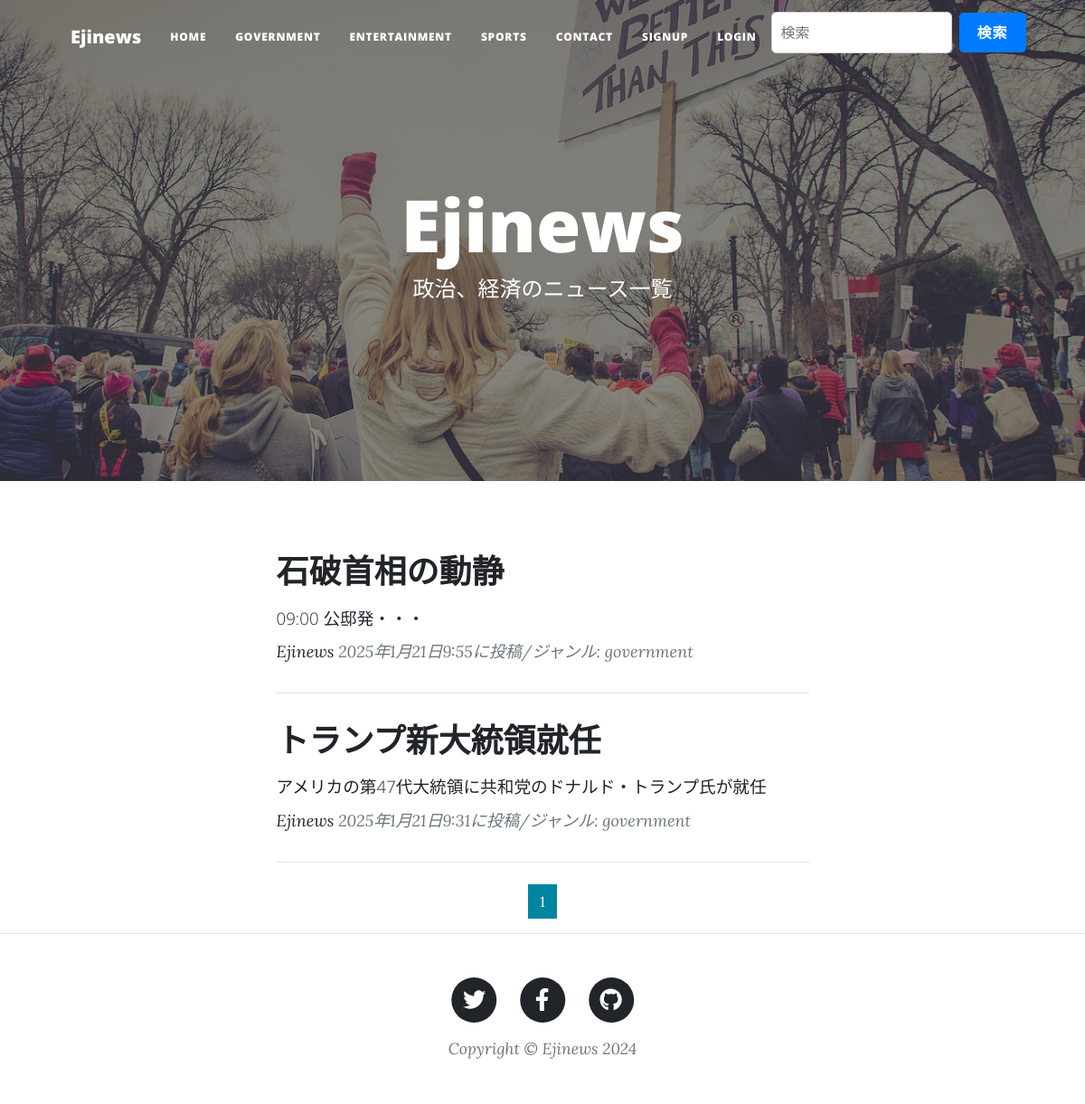
The app's page /government-list/ with its own data.
### Ejinews/models.py (models this page shows, shortened)
class AddNews(models.Model):
    CATEGORY = (('government','政治,経済'),
                ('entertainment','エンターテインメント'),
                ('sports','スポーツ'),
                )
    title = models.CharField(
        verbose_name='タイトル',
        max_length=200
    )
    content = models.TextField(
        verbose_name='本文'
    )
    posted_at = models.DateTimeField(
        verbose_name='投稿日時',
        auto_now_add=True
    )
    category = models.CharField(
        verbose_name='ジャンル',
        max_length=50,
        choices=CATEGORY
    )

### Ejinews/views.py (the view)
# urls.py: path('government-list/', views.GovernmentView.as_view(), name='government_list'),
class GovernmentView(ListView):
    template_name = 'government_list.html'
    model = AddNews
    context_object_name = 'government_records'
    queryset = AddNews.objects.filter(category='government').order_by('-posted_at')
    paginate_by = 2

### Ejinews/templates/government_list.html (shortened to what this page needs)
{% extends 'base.html' %}
{% load static %}
{% block header %}
<header class="masthead" style="background-image: url({% static 'assets/img/政治.jpg' %})">
    <div class="container position-relative px-4 px-lg-5">
        <div class="row gx-4 gx-lg-5 justify-content-center">
            <div class="col-md-10 col-lg-8 col-xl-7">
                <div class="site-heading">
                    <h1>Ejinews</h1>
                    <span class="subheading">政治、経済のニュース一覧</span>
                </div>
            </div>
        </div>
    </div>
</header>
{% endblock %}
{% block contents %}
<div class="container px-4 px-lg-5">
    <div class="row gx-4 gx-lg-5 justify-content-center">
        <div class="col-md-10 col-lg-8 col-xl-7">
            {% for record in government_records %}
            <div class="post-preview">
                <a href="{% url 'Ejinews:news_detail' record.pk %}">
                    <h2 class="post-title">
                        {{record.title}}
                    </h2>
                    <h3 class="post-subtitle">
                        <span style="font-size: 14pt;">
                            {{record.content|truncatechars:50}}
                        </span>
                    </h3>
                </a>
                <p class="post-meta">
                    <a href="#">Ejinews</a>
                    {{record.posted_at}}に投稿/ジャンル:
                    {{record.category}}
                </p>
            </div>
            <hr class="my-4" />
            {% endfor %}
            {% include "pagination.html" %}
        </div>
    </div>
</div>
{% endblock %}

### records on screen
AddNews: title "石破首相の動静", content "09:00 公邸発・・・", posted_at "2025年1月21日9:55", category "government"
AddNews: title "トランプ新大統領就任", content "アメリカの第47代大統領に共和党のドナルド・トランプ氏が就任", posted_at "2025年1月21日9:31", category "government"

### other values on screen
{{ num }} "1"
